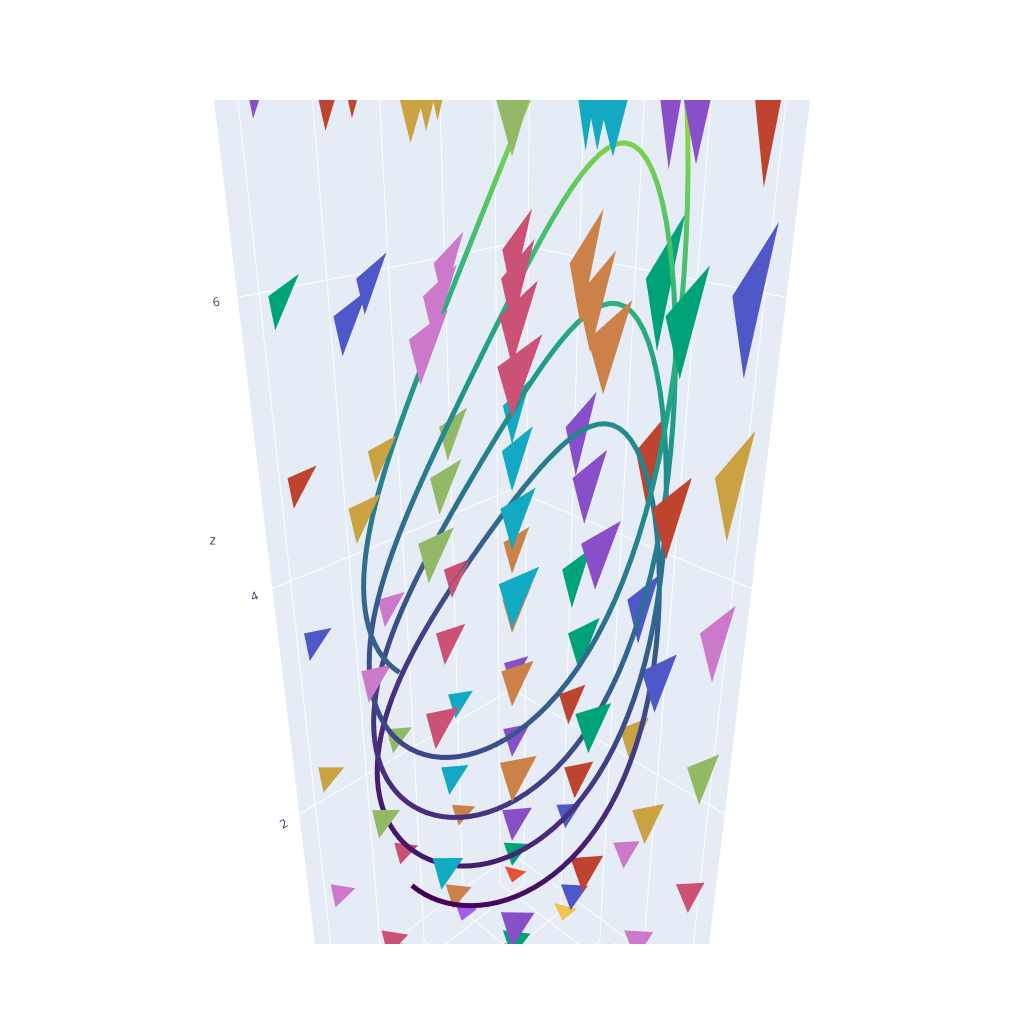

The notebook cell saved with this chart:
### Code cell
lift = np.loadtxt("lift.txt")
hori = np.loadtxt("hori.txt")

data = lift

tris = [mesh_tri(*x) for x in hori]

marker_data = go.Scatter3d(
    x=data[:,0], 
    y=data[:,1], 
    z=data[:,2], 
    #marker=go.scatter3d.Marker(size=12), 
    #opacity=0.8, 
    #mode='markers'
    mode='lines',
    line=dict(
        colorscale='Viridis',
        color=data[:,2],
        width=10
    )
)
fig = go.Figure(layout=layout, data=[marker_data] + tris)

fig.show()

### Figure 1 — Plotly figure (JSON) as saved in the notebook; plotly's stock layout.template omitted (floating-point values rounded to 4 significant figures; data arrays with more than 128 entries replaced by an {"elided": "..."} marker saying what was removed)
{"data": [{"line": {"color": {"elided": "401 float values"}, "colorscale": [[0, "#440154"], [0.1111, "#482878"], [0.2222, "#3e4989"], [0.3333, "#31688e"], [0.4444, "#26828e"], [0.5556, "#1f9e89"], [0.6667, "#35b779"], [0.7778, "#6ece58"], [0.8889, "#b5de2b"], [1, "#fde725"]], "width": 10}, "mode": "lines", "type": "scatter3d", "x": {"elided": "401 float values"}, "y": {"elided": "401 float values"}, "z": {"elided": "401 float values"}}, {"colorbar": {"title": {"text": "z"}}, "colorscale": [[0, "gold"], [0.5, "mediumturquoise"], [1, "magenta"]], "name": "y", "showscale": true, "type": "mesh3d", "x": [1, 0.9, 1.1], "y": [0.9, 1.1, 1.1], "z": [0, 0, 0]}, {"colorbar": {"title": {"text": "z"}}, "colorscale": [[0, "gold"], [0.5, "mediumturquoise"], [1, "magenta"]], "name": "y", "showscale": true, "type": "mesh3d", "x": [1, 0.9, 1.1], "y": [0.9, 1.1, 1.1], "z": [1.198, 1.258, 1.138]}, {"colorbar": {"title": {"text": "z"}}, "colorscale": [[0, "gold"], [0.5, "mediumturquoise"], [1, "magenta"]], "name": "y", "showscale": true, "type": "mesh3d", "x": [1, 0.9, 1.1], "y": [0.9, 1.1, 1.1], "z": [2.396, 2.516, 2.276]}, {"colorbar": {"title": {"text": "z"}}, "colorscale": [[0, "gold"], [0.5, "mediumturquoise"], [1, "magenta"]], "name": "y", "showscale": true, "type": "mesh3d", "x": [1, 0.9, 1.1], "y": [0.9, 1.1, 1.1], "z": [3.594, 3.774, 3.414]}, {"colorbar": {"title": {"text": "z"}}, "colorscale": [[0, "gold"], [0.5, "mediumturquoise"], [1, "magenta"]], "name": "y", "showscale": true, "type": "mesh3d", "x": [1, 0.9, 1.1], "y": [0.9, 1.1, 1.1], "z": [4.792, 5.032, 4.553]}, {"colorbar": {"title": {"text": "z"}}, "colorscale": [[0, "gold"], [0.5, "mediumturquoise"], [1, "magenta"]], "name": "y", "showscale": true, "type": "mesh3d", "x": [1, 0.9, 1.1], "y": [0.9, 1.1, 1.1], "z": [5.99, 6.29, 5.691]}, {"colorbar": {"title": {"text": "z"}}, "colorscale": [[0, "gold"], [0.5, "mediumturquoise"], [1, "magenta"]], "name": "y", "showscale": true, "type": "mesh3d", "x": [1, 0.9, 1.1], "y": [0.9, 1.1, 1.1], "z": [7.188, 7.548, 6.829]}, {"colorbar": {"title": {"text": "z"}}, "colorscale": [[0, "gold"], [0.5, "mediumturquoise"], [1, "magenta"]], "name": "y", "showscale": true, "type": "mesh3d", "x": [1, 0.9, 1.1], "y": [0.9, 1.1, 1.1], "z": [8.386, 8.806, 7.967]}, {"colorbar": {"title": {"text": "z"}}, "colorscale": [[0, "gold"], [0.5, "mediumturquoise"], [1, "magenta"]], "name": "y", "showscale": true, "type": "mesh3d", "x": [1, 0.9, 1.1], "y": [1.56, 1.76, 1.76], "z": [0, 0, 0]}, {"colorbar": {"title": {"text": "z"}}, "colorscale": [[0, "gold"], [0.5, "mediumturquoise"], [1, "magenta"]], "name": "y", "showscale": true, "type": "mesh3d", "x": [1, 0.9, 1.1], "y": [1.56, 1.76, 1.76], "z": [1.198, 1.273, 1.123]}, {"colorbar": {"title": {"text": "z"}}, "colorscale": [[0, "gold"], [0.5, "mediumturquoise"], [1, "magenta"]], "name": "y", "showscale": true, "type": "mesh3d", "x": [1, 0.9, 1.1], "y": [1.56, 1.76, 1.76], "z": [2.396, 2.546, 2.247]}, {"colorbar": {"title": {"text": "z"}}, "colorscale": [[0, "gold"], [0.5, "mediumturquoise"], [1, "magenta"]], "name": "y", "showscale": true, "type": "mesh3d", "x": [1, 0.9, 1.1], "y": [1.56, 1.76, 1.76], "z": [3.594, 3.818, 3.37]}, {"colorbar": {"title": {"text": "z"}}, "colorscale": [[0, "gold"], [0.5, "mediumturquoise"], [1, "magenta"]], "name": "y", "showscale": true, "type": "mesh3d", "x": [1, 0.9, 1.1], "y": [1.56, 1.76, 1.76], "z": [4.792, 5.091, 4.493]}, {"colorbar": {"title": {"text": "z"}}, "colorscale": [[0, "gold"], [0.5, "mediumturquoise"], [1, "magenta"]], "name": "y", "showscale": true, "type": "mesh3d", "x": [1, 0.9, 1.1], "y": [1.56, 1.76, 1.76], "z": [5.99, 6.364, 5.616]}, {"colorbar": {"title": {"text": "z"}}, "colorscale": [[0, "gold"], [0.5, "mediumturquoise"], [1, "magenta"]], "name": "y", "showscale": true, "type": "mesh3d", "x": [1, 0.9, 1.1], "y": [1.56, 1.76, 1.76], "z": [7.188, 7.637, 6.74]}, {"colorbar": {"title": {"text": "z"}}, "colorscale": [[0, "gold"], [0.5, "mediumturquoise"], [1, "magenta"]], "name": "y", "showscale": true, "type": "mesh3d", "x": [1, 0.9, 1.1], "y": [1.56, 1.76, 1.76], "z": [8.386, 8.91, 7.863]}, {"colorbar": {"title": {"text": "z"}}, "colorscale": [[0, "gold"], [0.5, "mediumturquoise"], [1, "magenta"]], "name": "y", "showscale": true, "type": "mesh3d", "x": [1, 0.9, 1.1], "y": [2.22, 2.42, 2.42], "z": [0, 0, 0]}, {"colorbar": {"title": {"text": "z"}}, "colorscale": [[0, "gold"], [0.5, "mediumturquoise"], [1, "magenta"]], "name": "y", "showscale": true, "type": "mesh3d", "x": [1, 0.9, 1.1], "y": [2.22, 2.42, 2.42], "z": [1.198, 1.282, 1.114]}, {"colorbar": {"title": {"text": "z"}}, "colorscale": [[0, "gold"], [0.5, "mediumturquoise"], [1, "magenta"]], "name": "y", "showscale": true, "type": "mesh3d", "x": [1, 0.9, 1.1], "y": [2.22, 2.42, 2.42], "z": [2.396, 2.564, 2.229]}, {"colorbar": {"title": {"text": "z"}}, "colorscale": [[0, "gold"], [0.5, "mediumturquoise"], [1, "magenta"]], "name": "y", "showscale": true, "type": "mesh3d", "x": [1, 0.9, 1.1], "y": [2.22, 2.42, 2.42], "z": [3.594, 3.845, 3.343]}, {"colorbar": {"title": {"text": "z"}}, "colorscale": [[0, "gold"], [0.5, "mediumturquoise"], [1, "magenta"]], "name": "y", "showscale": true, "type": "mesh3d", "x": [1, 0.9, 1.1], "y": [2.22, 2.42, 2.42], "z": [4.792, 5.127, 4.457]}, {"colorbar": {"title": {"text": "z"}}, "colorscale": [[0, "gold"], [0.5, "mediumturquoise"], [1, "magenta"]], "name": "y", "showscale": true, "type": "mesh3d", "x": [1, 0.9, 1.1], "y": [2.22, 2.42, 2.42], "z": [5.99, 6.409, 5.572]}, {"colorbar": {"title": {"text": "z"}}, "colorscale": [[0, "gold"], [0.5, "mediumturquoise"], [1, "magenta"]], "name": "y", "showscale": true, "type": "mesh3d", "x": [1, 0.9, 1.1], "y": [2.22, 2.42, 2.42], "z": [7.188, 7.691, 6.686]}, {"colorbar": {"title": {"text": "z"}}, "colorscale": [[0, "gold"], [0.5, "mediumturquoise"], [1, "magenta"]], "name": "y", "showscale": true, "type": "mesh3d", "x": [1, 0.9, 1.1], "y": [2.22, 2.42, 2.42], "z": [8.386, 8.972, 7.8]}, {"colorbar": {"title": {"text": "z"}}, "colorscale": [[0, "gold"], [0.5, "mediumturquoise"], [1, "magenta"]], "name": "y", "showscale": true, "type": "mesh3d", "x": [1, 0.9, 1.1], "y": [2.88, 3.08, 3.08], "z": [0, 0, 0]}, {"colorbar": {"title": {"text": "z"}}, "colorscale": [[0, "gold"], [0.5, "mediumturquoise"], [1, "magenta"]], "name": "y", "showscale": true, "type": "mesh3d", "x": [1, 0.9, 1.1], "y": [2.88, 3.08, 3.08], "z": [1.198, 1.288, 1.108]}, {"colorbar": {"title": {"text": "z"}}, "colorscale": [[0, "gold"], [0.5, "mediumturquoise"], [1, "magenta"]], "name": "y", "showscale": true, "type": "mesh3d", "x": [1, 0.9, 1.1], "y": [2.88, 3.08, 3.08], "z": [2.396, 2.576, 2.217]}, {"colorbar": {"title": {"text": "z"}}, "colorscale": [[0, "gold"], [0.5, "mediumturquoise"], [1, "magenta"]], "name": "y", "showscale": true, "type": "mesh3d", "x": [1, 0.9, 1.1], "y": [2.88, 3.08, 3.08], "z": [3.594, 3.863, 3.325]}, {"colorbar": {"title": {"text": "z"}}, "colorscale": [[0, "gold"], [0.5, "mediumturquoise"], [1, "magenta"]], "name": "y", "showscale": true, "type": "mesh3d", "x": [1, 0.9, 1.1], "y": [2.88, 3.08, 3.08], "z": [4.792, 5.151, 4.433]}, {"colorbar": {"title": {"text": "z"}}, "colorscale": [[0, "gold"], [0.5, "mediumturquoise"], [1, "magenta"]], "name": "y", "showscale": true, "type": "mesh3d", "x": [1, 0.9, 1.1], "y": [2.88, 3.08, 3.08], "z": [5.99, 6.439, 5.542]}, {"colorbar": {"title": {"text": "z"}}, "colorscale": [[0, "gold"], [0.5, "mediumturquoise"], [1, "magenta"]], "name": "y", "showscale": true, "type": "mesh3d", "x": [1, 0.9, 1.1], "y": [2.88, 3.08, 3.08], "z": [7.188, 7.727, 6.65]}, {"colorbar": {"title": {"text": "z"}}, "colorscale": [[0, "gold"], [0.5, "mediumturquoise"], [1, "magenta"]], "name": "y", "showscale": true, "type": "mesh3d", "x": [1, 0.9, 1.1], "y": [2.88, 3.08, 3.08], "z": [8.386, 9.014, 7.758]}, {"colorbar": {"title": {"text": "z"}}, "colorscale": [[0, "gold"], [0.5, "mediumturquoise"], [1, "magenta"]], "name": "y", "showscale": true, "type": "mesh3d", "x": [1.66, 1.56, 1.76], "y": [0.9, 1.1, 1.1], "z": [0, 0, 0]}, {"colorbar": {"title": {"text": "z"}}, "colorscale": [[0, "gold"], [0.5, "mediumturquoise"], [1, "magenta"]], "name": "y", "showscale": true, "type": "mesh3d", "x": [1.66, 1.56, 1.76], "y": [0.9, 1.1, 1.1], "z": [1.198, 1.243, 1.153]}, {"colorbar": {"title": {"text": "z"}}, "colorscale": [[0, "gold"], [0.5, "mediumturquoise"], [1, "magenta"]], "name": "y", "showscale": true, "type": "mesh3d", "x": [1.66, 1.56, 1.76], "y": [0.9, 1.1, 1.1], "z": [2.396, 2.486, 2.306]}, {"colorbar": {"title": {"text": "z"}}, "colorscale": [[0, "gold"], [0.5, "mediumturquoise"], [1, "magenta"]], "name": "y", "showscale": true, "type": "mesh3d", "x": [1.66, 1.56, 1.76], "y": [0.9, 1.1, 1.1], "z": [3.594, 3.729, 3.459]}, {"colorbar": {"title": {"text": "z"}}, "colorscale": [[0, "gold"], [0.5, "mediumturquoise"], [1, "magenta"]], "name": "y", "showscale": true, "type": "mesh3d", "x": [1.66, 1.56, 1.76], "y": [0.9, 1.1, 1.1], "z": [4.792, 4.972, 4.612]}, {"colorbar": {"title": {"text": "z"}}, "colorscale": [[0, "gold"], [0.5, "mediumturquoise"], [1, "magenta"]], "name": "y", "showscale": true, "type": "mesh3d", "x": [1.66, 1.56, 1.76], "y": [0.9, 1.1, 1.1], "z": [5.99, 6.215, 5.765]}, {"colorbar": {"title": {"text": "z"}}, "colorscale": [[0, "gold"], [0.5, "mediumturquoise"], [1, "magenta"]], "name": "y", "showscale": true, "type": "mesh3d", "x": [1.66, 1.56, 1.76], "y": [0.9, 1.1, 1.1], "z": [7.188, 7.459, 6.918]}, {"colorbar": {"title": {"text": "z"}}, "colorscale": [[0, "gold"], [0.5, "mediumturquoise"], [1, "magenta"]], "name": "y", "showscale": true, "type": "mesh3d", "x": [1.66, 1.56, 1.76], "y": [0.9, 1.1, 1.1], "z": [8.386, 8.702, 8.071]}, {"colorbar": {"title": {"text": "z"}}, "colorscale": [[0, "gold"], [0.5, "mediumturquoise"], [1, "magenta"]], "name": "y", "showscale": true, "type": "mesh3d", "x": [1.66, 1.56, 1.76], "y": [1.56, 1.76, 1.76], "z": [0, 0, 0]}, {"colorbar": {"title": {"text": "z"}}, "colorscale": [[0, "gold"], [0.5, "mediumturquoise"], [1, "magenta"]], "name": "y", "showscale": true, "type": "mesh3d", "x": [1.66, 1.56, 1.76], "y": [1.56, 1.76, 1.76], "z": [1.198, 1.251, 1.145]}, {"colorbar": {"title": {"text": "z"}}, "colorscale": [[0, "gold"], [0.5, "mediumturquoise"], [1, "magenta"]], "name": "y", "showscale": true, "type": "mesh3d", "x": [1.66, 1.56, 1.76], "y": [1.56, 1.76, 1.76], "z": [2.396, 2.502, 2.29]}, {"colorbar": {"title": {"text": "z"}}, "colorscale": [[0, "gold"], [0.5, "mediumturquoise"], [1, "magenta"]], "name": "y", "showscale": true, "type": "mesh3d", "x": [1.66, 1.56, 1.76], "y": [1.56, 1.76, 1.76], "z": [3.594, 3.753, 3.435]}, {"colorbar": {"title": {"text": "z"}}, "colorscale": [[0, "gold"], [0.5, "mediumturquoise"], [1, "magenta"]], "name": "y", "showscale": true, "type": "mesh3d", "x": [1.66, 1.56, 1.76], "y": [1.56, 1.76, 1.76], "z": [4.792, 5.004, 4.58]}, {"colorbar": {"title": {"text": "z"}}, "colorscale": [[0, "gold"], [0.5, "mediumturquoise"], [1, "magenta"]], "name": "y", "showscale": true, "type": "mesh3d", "x": [1.66, 1.56, 1.76], "y": [1.56, 1.76, 1.76], "z": [5.99, 6.255, 5.725]}, {"colorbar": {"title": {"text": "z"}}, "colorscale": [[0, "gold"], [0.5, "mediumturquoise"], [1, "magenta"]], "name": "y", "showscale": true, "type": "mesh3d", "x": [1.66, 1.56, 1.76], "y": [1.56, 1.76, 1.76], "z": [7.188, 7.506, 6.871]}, {"colorbar": {"title": {"text": "z"}}, "colorscale": [[0, "gold"], [0.5, "mediumturquoise"], [1, "magenta"]], "name": "y", "showscale": true, "type": "mesh3d", "x": [1.66, 1.56, 1.76], "y": [1.56, 1.76, 1.76], "z": [8.386, 8.757, 8.016]}, {"colorbar": {"title": {"text": "z"}}, "colorscale": [[0, "gold"], [0.5, "mediumturquoise"], [1, "magenta"]], "name": "y", "showscale": true, "type": "mesh3d", "x": [1.66, 1.56, 1.76], "y": [2.22, 2.42, 2.42], "z": [0, 0, 0]}, {"colorbar": {"title": {"text": "z"}}, "colorscale": [[0, "gold"], [0.5, "mediumturquoise"], [1, "magenta"]], "name": "y", "showscale": true, "type": "mesh3d", "x": [1.66, 1.56, 1.76], "y": [2.22, 2.42, 2.42], "z": [1.198, 1.255, 1.141]}, {"colorbar": {"title": {"text": "z"}}, "colorscale": [[0, "gold"], [0.5, "mediumturquoise"], [1, "magenta"]], "name": "y", "showscale": true, "type": "mesh3d", "x": [1.66, 1.56, 1.76], "y": [2.22, 2.42, 2.42], "z": [2.396, 2.511, 2.282]}, {"colorbar": {"title": {"text": "z"}}, "colorscale": [[0, "gold"], [0.5, "mediumturquoise"], [1, "magenta"]], "name": "y", "showscale": true, "type": "mesh3d", "x": [1.66, 1.56, 1.76], "y": [2.22, 2.42, 2.42], "z": [3.594, 3.766, 3.422]}, {"colorbar": {"title": {"text": "z"}}, "colorscale": [[0, "gold"], [0.5, "mediumturquoise"], [1, "magenta"]], "name": "y", "showscale": true, "type": "mesh3d", "x": [1.66, 1.56, 1.76], "y": [2.22, 2.42, 2.42], "z": [4.792, 5.021, 4.563]}, {"colorbar": {"title": {"text": "z"}}, "colorscale": [[0, "gold"], [0.5, "mediumturquoise"], [1, "magenta"]], "name": "y", "showscale": true, "type": "mesh3d", "x": [1.66, 1.56, 1.76], "y": [2.22, 2.42, 2.42], "z": [5.99, 6.277, 5.704]}, {"colorbar": {"title": {"text": "z"}}, "colorscale": [[0, "gold"], [0.5, "mediumturquoise"], [1, "magenta"]], "name": "y", "showscale": true, "type": "mesh3d", "x": [1.66, 1.56, 1.76], "y": [2.22, 2.42, 2.42], "z": [7.188, 7.532, 6.845]}, {"colorbar": {"title": {"text": "z"}}, "colorscale": [[0, "gold"], [0.5, "mediumturquoise"], [1, "magenta"]], "name": "y", "showscale": true, "type": "mesh3d", "x": [1.66, 1.56, 1.76], "y": [2.22, 2.42, 2.42], "z": [8.386, 8.787, 7.985]}, {"colorbar": {"title": {"text": "z"}}, "colorscale": [[0, "gold"], [0.5, "mediumturquoise"], [1, "magenta"]], "name": "y", "showscale": true, "type": "mesh3d", "x": [1.66, 1.56, 1.76], "y": [2.88, 3.08, 3.08], "z": [0, 0, 0]}, {"colorbar": {"title": {"text": "z"}}, "colorscale": [[0, "gold"], [0.5, "mediumturquoise"], [1, "magenta"]], "name": "y", "showscale": true, "type": "mesh3d", "x": [1.66, 1.56, 1.76], "y": [2.88, 3.08, 3.08], "z": [1.198, 1.258, 1.138]}, {"colorbar": {"title": {"text": "z"}}, "colorscale": [[0, "gold"], [0.5, "mediumturquoise"], [1, "magenta"]], "name": "y", "showscale": true, "type": "mesh3d", "x": [1.66, 1.56, 1.76], "y": [2.88, 3.08, 3.08], "z": [2.396, 2.516, 2.276]}, {"colorbar": {"title": {"text": "z"}}, "colorscale": [[0, "gold"], [0.5, "mediumturquoise"], [1, "magenta"]], "name": "y", "showscale": true, "type": "mesh3d", "x": [1.66, 1.56, 1.76], "y": [2.88, 3.08, 3.08], "z": [3.594, 3.774, 3.414]}, {"colorbar": {"title": {"text": "z"}}, "colorscale": [[0, "gold"], [0.5, "mediumturquoise"], [1, "magenta"]], "name": "y", "showscale": true, "type": "mesh3d", "x": [1.66, 1.56, 1.76], "y": [2.88, 3.08, 3.08], "z": [4.792, 5.032, 4.552]}, {"colorbar": {"title": {"text": "z"}}, "colorscale": [[0, "gold"], [0.5, "mediumturquoise"], [1, "magenta"]], "name": "y", "showscale": true, "type": "mesh3d", "x": [1.66, 1.56, 1.76], "y": [2.88, 3.08, 3.08], "z": [5.99, 6.29, 5.69]}, {"colorbar": {"title": {"text": "z"}}, "colorscale": [[0, "gold"], [0.5, "mediumturquoise"], [1, "magenta"]], "name": "y", "showscale": true, "type": "mesh3d", "x": [1.66, 1.56, 1.76], "y": [2.88, 3.08, 3.08], "z": [7.188, 7.549, 6.828]}, {"colorbar": {"title": {"text": "z"}}, "colorscale": [[0, "gold"], [0.5, "mediumturquoise"], [1, "magenta"]], "name": "y", "showscale": true, "type": "mesh3d", "x": [1.66, 1.56, 1.76], "y": [2.88, 3.08, 3.08], "z": [8.386, 8.807, 7.966]}, {"colorbar": {"title": {"text": "z"}}, "colorscale": [[0, "gold"], [0.5, "mediumturquoise"], [1, "magenta"]], "name": "y", "showscale": true, "type": "mesh3d", "x": [2.32, 2.22, 2.42], "y": [0.9, 1.1, 1.1], "z": [0, 0, 0]}, {"colorbar": {"title": {"text": "z"}}, "colorscale": [[0, "gold"], [0.5, "mediumturquoise"], [1, "magenta"]], "name": "y", "showscale": true, "type": "mesh3d", "x": [2.32, 2.22, 2.42], "y": [0.9, 1.1, 1.1], "z": [1.198, 1.234, 1.162]}, {"colorbar": {"title": {"text": "z"}}, "colorscale": [[0, "gold"], [0.5, "mediumturquoise"], [1, "magenta"]], "name": "y", "showscale": true, "type": "mesh3d", "x": [2.32, 2.22, 2.42], "y": [0.9, 1.1, 1.1], "z": [2.396, 2.468, 2.324]}, {"colorbar": {"title": {"text": "z"}}, "colorscale": [[0, "gold"], [0.5, "mediumturquoise"], [1, "magenta"]], "name": "y", "showscale": true, "type": "mesh3d", "x": [2.32, 2.22, 2.42], "y": [0.9, 1.1, 1.1], "z": [3.594, 3.702, 3.486]}, {"colorbar": {"title": {"text": "z"}}, "colorscale": [[0, "gold"], [0.5, "mediumturquoise"], [1, "magenta"]], "name": "y", "showscale": true, "type": "mesh3d", "x": [2.32, 2.22, 2.42], "y": [0.9, 1.1, 1.1], "z": [4.792, 4.937, 4.648]}, {"colorbar": {"title": {"text": "z"}}, "colorscale": [[0, "gold"], [0.5, "mediumturquoise"], [1, "magenta"]], "name": "y", "showscale": true, "type": "mesh3d", "x": [2.32, 2.22, 2.42], "y": [0.9, 1.1, 1.1], "z": [5.99, 6.171, 5.81]}, {"colorbar": {"title": {"text": "z"}}, "colorscale": [[0, "gold"], [0.5, "mediumturquoise"], [1, "magenta"]], "name": "y", "showscale": true, "type": "mesh3d", "x": [2.32, 2.22, 2.42], "y": [0.9, 1.1, 1.1], "z": [7.188, 7.405, 6.972]}, {"colorbar": {"title": {"text": "z"}}, "colorscale": [[0, "gold"], [0.5, "mediumturquoise"], [1, "magenta"]], "name": "y", "showscale": true, "type": "mesh3d", "x": [2.32, 2.22, 2.42], "y": [0.9, 1.1, 1.1], "z": [8.386, 8.639, 8.134]}, {"colorbar": {"title": {"text": "z"}}, "colorscale": [[0, "gold"], [0.5, "mediumturquoise"], [1, "magenta"]], "name": "y", "showscale": true, "type": "mesh3d", "x": [2.32, 2.22, 2.42], "y": [1.56, 1.76, 1.76], "z": [0, 0, 0]}, {"colorbar": {"title": {"text": "z"}}, "colorscale": [[0, "gold"], [0.5, "mediumturquoise"], [1, "magenta"]], "name": "y", "showscale": true, "type": "mesh3d", "x": [2.32, 2.22, 2.42], "y": [1.56, 1.76, 1.76], "z": [1.198, 1.239, 1.157]}, {"colorbar": {"title": {"text": "z"}}, "colorscale": [[0, "gold"], [0.5, "mediumturquoise"], [1, "magenta"]], "name": "y", "showscale": true, "type": "mesh3d", "x": [2.32, 2.22, 2.42], "y": [1.56, 1.76, 1.76], "z": [2.396, 2.478, 2.314]}, {"colorbar": {"title": {"text": "z"}}, "colorscale": [[0, "gold"], [0.5, "mediumturquoise"], [1, "magenta"]], "name": "y", "showscale": true, "type": "mesh3d", "x": [2.32, 2.22, 2.42], "y": [1.56, 1.76, 1.76], "z": [3.594, 3.717, 3.471]}, {"colorbar": {"title": {"text": "z"}}, "colorscale": [[0, "gold"], [0.5, "mediumturquoise"], [1, "magenta"]], "name": "y", "showscale": true, "type": "mesh3d", "x": [2.32, 2.22, 2.42], "y": [1.56, 1.76, 1.76], "z": [4.792, 4.956, 4.628]}, {"colorbar": {"title": {"text": "z"}}, "colorscale": [[0, "gold"], [0.5, "mediumturquoise"], [1, "magenta"]], "name": "y", "showscale": true, "type": "mesh3d", "x": [2.32, 2.22, 2.42], "y": [1.56, 1.76, 1.76], "z": [5.99, 6.195, 5.785]}, {"colorbar": {"title": {"text": "z"}}, "colorscale": [[0, "gold"], [0.5, "mediumturquoise"], [1, "magenta"]], "name": "y", "showscale": true, "type": "mesh3d", "x": [2.32, 2.22, 2.42], "y": [1.56, 1.76, 1.76], "z": [7.188, 7.434, 6.942]}, {"colorbar": {"title": {"text": "z"}}, "colorscale": [[0, "gold"], [0.5, "mediumturquoise"], [1, "magenta"]], "name": "y", "showscale": true, "type": "mesh3d", "x": [2.32, 2.22, 2.42], "y": [1.56, 1.76, 1.76], "z": [8.386, 8.673, 8.099]}, {"colorbar": {"title": {"text": "z"}}, "colorscale": [[0, "gold"], [0.5, "mediumturquoise"], [1, "magenta"]], "name": "y", "showscale": true, "type": "mesh3d", "x": [2.32, 2.22, 2.42], "y": [2.22, 2.42, 2.42], "z": [0, 0, 0]}, {"colorbar": {"title": {"text": "z"}}, "colorscale": [[0, "gold"], [0.5, "mediumturquoise"], [1, "magenta"]], "name": "y", "showscale": true, "type": "mesh3d", "x": [2.32, 2.22, 2.42], "y": [2.22, 2.42, 2.42], "z": [1.198, 1.242, 1.155]}, {"colorbar": {"title": {"text": "z"}}, "colorscale": [[0, "gold"], [0.5, "mediumturquoise"], [1, "magenta"]], "name": "y", "showscale": true, "type": "mesh3d", "x": [2.32, 2.22, 2.42], "y": [2.22, 2.42, 2.42], "z": [2.396, 2.483, 2.309]}, {"colorbar": {"title": {"text": "z"}}, "colorscale": [[0, "gold"], [0.5, "mediumturquoise"], [1, "magenta"]], "name": "y", "showscale": true, "type": "mesh3d", "x": [2.32, 2.22, 2.42], "y": [2.22, 2.42, 2.42], "z": [3.594, 3.725, 3.464]}, {"colorbar": {"title": {"text": "z"}}, "colorscale": [[0, "gold"], [0.5, "mediumturquoise"], [1, "magenta"]], "name": "y", "showscale": true, "type": "mesh3d", "x": [2.32, 2.22, 2.42], "y": [2.22, 2.42, 2.42], "z": [4.792, 4.966, 4.618]}, {"colorbar": {"title": {"text": "z"}}, "colorscale": [[0, "gold"], [0.5, "mediumturquoise"], [1, "magenta"]], "name": "y", "showscale": true, "type": "mesh3d", "x": [2.32, 2.22, 2.42], "y": [2.22, 2.42, 2.42], "z": [5.99, 6.208, 5.773]}, {"colorbar": {"title": {"text": "z"}}, "colorscale": [[0, "gold"], [0.5, "mediumturquoise"], [1, "magenta"]], "name": "y", "showscale": true, "type": "mesh3d", "x": [2.32, 2.22, 2.42], "y": [2.22, 2.42, 2.42], "z": [7.188, 7.45, 6.927]}, {"colorbar": {"title": {"text": "z"}}, "colorscale": [[0, "gold"], [0.5, "mediumturquoise"], [1, "magenta"]], "name": "y", "showscale": true, "type": "mesh3d", "x": [2.32, 2.22, 2.42], "y": [2.22, 2.42, 2.42], "z": [8.386, 8.691, 8.082]}, {"colorbar": {"title": {"text": "z"}}, "colorscale": [[0, "gold"], [0.5, "mediumturquoise"], [1, "magenta"]], "name": "y", "showscale": true, "type": "mesh3d", "x": [2.32, 2.22, 2.42], "y": [2.88, 3.08, 3.08], "z": [0, 0, 0]}, {"colorbar": {"title": {"text": "z"}}, "colorscale": [[0, "gold"], [0.5, "mediumturquoise"], [1, "magenta"]], "name": "y", "showscale": true, "type": "mesh3d", "x": [2.32, 2.22, 2.42], "y": [2.88, 3.08, 3.08], "z": [1.198, 1.243, 1.153]}, {"colorbar": {"title": {"text": "z"}}, "colorscale": [[0, "gold"], [0.5, "mediumturquoise"], [1, "magenta"]], "name": "y", "showscale": true, "type": "mesh3d", "x": [2.32, 2.22, 2.42], "y": [2.88, 3.08, 3.08], "z": [2.396, 2.486, 2.306]}, {"colorbar": {"title": {"text": "z"}}, "colorscale": [[0, "gold"], [0.5, "mediumturquoise"], [1, "magenta"]], "name": "y", "showscale": true, "type": "mesh3d", "x": [2.32, 2.22, 2.42], "y": [2.88, 3.08, 3.08], "z": [3.594, 3.73, 3.459]}, {"colorbar": {"title": {"text": "z"}}, "colorscale": [[0, "gold"], [0.5, "mediumturquoise"], [1, "magenta"]], "name": "y", "showscale": true, "type": "mesh3d", "x": [2.32, 2.22, 2.42], "y": [2.88, 3.08, 3.08], "z": [4.792, 4.973, 4.612]}, {"colorbar": {"title": {"text": "z"}}, "colorscale": [[0, "gold"], [0.5, "mediumturquoise"], [1, "magenta"]], "name": "y", "showscale": true, "type": "mesh3d", "x": [2.32, 2.22, 2.42], "y": [2.88, 3.08, 3.08], "z": [5.99, 6.216, 5.765]}, {"colorbar": {"title": {"text": "z"}}, "colorscale": [[0, "gold"], [0.5, "mediumturquoise"], [1, "magenta"]], "name": "y", "showscale": true, "type": "mesh3d", "x": [2.32, 2.22, 2.42], "y": [2.88, 3.08, 3.08], "z": [7.188, 7.459, 6.918]}, {"colorbar": {"title": {"text": "z"}}, "colorscale": [[0, "gold"], [0.5, "mediumturquoise"], [1, "magenta"]], "name": "y", "showscale": true, "type": "mesh3d", "x": [2.32, 2.22, 2.42], "y": [2.88, 3.08, 3.08], "z": [8.386, 8.702, 8.071]}, {"colorbar": {"title": {"text": "z"}}, "colorscale": [[0, "gold"], [0.5, "mediumturquoise"], [1, "magenta"]], "name": "y", "showscale": true, "type": "mesh3d", "x": [2.98, 2.88, 3.08], "y": [0.9, 1.1, 1.1], "z": [0, 0, 0]}, {"colorbar": {"title": {"text": "z"}}, "colorscale": [[0, "gold"], [0.5, "mediumturquoise"], [1, "magenta"]], "name": "y", "showscale": true, "type": "mesh3d", "x": [2.98, 2.88, 3.08], "y": [0.9, 1.1, 1.1], "z": [1.198, 1.228, 1.168]}, {"colorbar": {"title": {"text": "z"}}, "colorscale": [[0, "gold"], [0.5, "mediumturquoise"], [1, "magenta"]], "name": "y", "showscale": true, "type": "mesh3d", "x": [2.98, 2.88, 3.08], "y": [0.9, 1.1, 1.1], "z": [2.396, 2.456, 2.336]}, {"colorbar": {"title": {"text": "z"}}, "colorscale": [[0, "gold"], [0.5, "mediumturquoise"], [1, "magenta"]], "name": "y", "showscale": true, "type": "mesh3d", "x": [2.98, 2.88, 3.08], "y": [0.9, 1.1, 1.1], "z": [3.594, 3.684, 3.504]}, {"colorbar": {"title": {"text": "z"}}, "colorscale": [[0, "gold"], [0.5, "mediumturquoise"], [1, "magenta"]], "name": "y", "showscale": true, "type": "mesh3d", "x": [2.98, 2.88, 3.08], "y": [0.9, 1.1, 1.1], "z": [4.792, 4.913, 4.672]}, {"colorbar": {"title": {"text": "z"}}, "colorscale": [[0, "gold"], [0.5, "mediumturquoise"], [1, "magenta"]], "name": "y", "showscale": true, "type": "mesh3d", "x": [2.98, 2.88, 3.08], "y": [0.9, 1.1, 1.1], "z": [5.99, 6.141, 5.84]}, {"colorbar": {"title": {"text": "z"}}, "colorscale": [[0, "gold"], [0.5, "mediumturquoise"], [1, "magenta"]], "name": "y", "showscale": true, "type": "mesh3d", "x": [2.98, 2.88, 3.08], "y": [0.9, 1.1, 1.1], "z": [7.188, 7.369, 7.008]}, {"colorbar": {"title": {"text": "z"}}, "colorscale": [[0, "gold"], [0.5, "mediumturquoise"], [1, "magenta"]], "name": "y", "showscale": true, "type": "mesh3d", "x": [2.98, 2.88, 3.08], "y": [0.9, 1.1, 1.1], "z": [8.386, 8.597, 8.176]}, {"colorbar": {"title": {"text": "z"}}, "colorscale": [[0, "gold"], [0.5, "mediumturquoise"], [1, "magenta"]], "name": "y", "showscale": true, "type": "mesh3d", "x": [2.98, 2.88, 3.08], "y": [1.56, 1.76, 1.76], "z": [0, 0, 0]}, {"colorbar": {"title": {"text": "z"}}, "colorscale": [[0, "gold"], [0.5, "mediumturquoise"], [1, "magenta"]], "name": "y", "showscale": true, "type": "mesh3d", "x": [2.98, 2.88, 3.08], "y": [1.56, 1.76, 1.76], "z": [1.198, 1.231, 1.165]}, {"colorbar": {"title": {"text": "z"}}, "colorscale": [[0, "gold"], [0.5, "mediumturquoise"], [1, "magenta"]], "name": "y", "showscale": true, "type": "mesh3d", "x": [2.98, 2.88, 3.08], "y": [1.56, 1.76, 1.76], "z": [2.396, 2.463, 2.329]}, {"colorbar": {"title": {"text": "z"}}, "colorscale": [[0, "gold"], [0.5, "mediumturquoise"], [1, "magenta"]], "name": "y", "showscale": true, "type": "mesh3d", "x": [2.98, 2.88, 3.08], "y": [1.56, 1.76, 1.76], "z": [3.594, 3.694, 3.494]}, {"colorbar": {"title": {"text": "z"}}, "colorscale": [[0, "gold"], [0.5, "mediumturquoise"], [1, "magenta"]], "name": "y", "showscale": true, "type": "mesh3d", "x": [2.98, 2.88, 3.08], "y": [1.56, 1.76, 1.76], "z": [4.792, 4.926, 4.658]}, {"colorbar": {"title": {"text": "z"}}, "colorscale": [[0, "gold"], [0.5, "mediumturquoise"], [1, "magenta"]], "name": "y", "showscale": true, "type": "mesh3d", "x": [2.98, 2.88, 3.08], "y": [1.56, 1.76, 1.76], "z": [5.99, 6.157, 5.823]}, {"colorbar": {"title": {"text": "z"}}, "colorscale": [[0, "gold"], [0.5, "mediumturquoise"], [1, "magenta"]], "name": "y", "showscale": true, "type": "mesh3d", "x": [2.98, 2.88, 3.08], "y": [1.56, 1.76, 1.76], "z": [7.188, 7.389, 6.988]}, {"colorbar": {"title": {"text": "z"}}, "colorscale": [[0, "gold"], [0.5, "mediumturquoise"], [1, "magenta"]], "name": "y", "showscale": true, "type": "mesh3d", "x": [2.98, 2.88, 3.08], "y": [1.56, 1.76, 1.76], "z": [8.386, 8.62, 8.152]}, {"colorbar": {"title": {"text": "z"}}, "colorscale": [[0, "gold"], [0.5, "mediumturquoise"], [1, "magenta"]], "name": "y", "showscale": true, "type": "mesh3d", "x": [2.98, 2.88, 3.08], "y": [2.22, 2.42, 2.42], "z": [0, 0, 0]}, {"colorbar": {"title": {"text": "z"}}, "colorscale": [[0, "gold"], [0.5, "mediumturquoise"], [1, "magenta"]], "name": "y", "showscale": true, "type": "mesh3d", "x": [2.98, 2.88, 3.08], "y": [2.22, 2.42, 2.42], "z": [1.198, 1.233, 1.163]}, {"colorbar": {"title": {"text": "z"}}, "colorscale": [[0, "gold"], [0.5, "mediumturquoise"], [1, "magenta"]], "name": "y", "showscale": true, "type": "mesh3d", "x": [2.98, 2.88, 3.08], "y": [2.22, 2.42, 2.42], "z": [2.396, 2.466, 2.326]}, {"colorbar": {"title": {"text": "z"}}, "colorscale": [[0, "gold"], [0.5, "mediumturquoise"], [1, "magenta"]], "name": "y", "showscale": true, "type": "mesh3d", "x": [2.98, 2.88, 3.08], "y": [2.22, 2.42, 2.42], "z": [3.594, 3.7, 3.489]}, {"colorbar": {"title": {"text": "z"}}, "colorscale": [[0, "gold"], [0.5, "mediumturquoise"], [1, "magenta"]], "name": "y", "showscale": true, "type": "mesh3d", "x": [2.98, 2.88, 3.08], "y": [2.22, 2.42, 2.42], "z": [4.792, 4.933, 4.652]}, {"colorbar": {"title": {"text": "z"}}, "colorscale": [[0, "gold"], [0.5, "mediumturquoise"], [1, "magenta"]], "name": "y", "showscale": true, "type": "mesh3d", "x": [2.98, 2.88, 3.08], "y": [2.22, 2.42, 2.42], "z": [5.99, 6.166, 5.815]}, {"colorbar": {"title": {"text": "z"}}, "colorscale": [[0, "gold"], [0.5, "mediumturquoise"], [1, "magenta"]], "name": "y", "showscale": true, "type": "mesh3d", "x": [2.98, 2.88, 3.08], "y": [2.22, 2.42, 2.42], "z": [7.188, 7.399, 6.978]}, {"colorbar": {"title": {"text": "z"}}, "colorscale": [[0, "gold"], [0.5, "mediumturquoise"], [1, "magenta"]], "name": "y", "showscale": true, "type": "mesh3d", "x": [2.98, 2.88, 3.08], "y": [2.22, 2.42, 2.42], "z": [8.386, 8.632, 8.141]}, {"colorbar": {"title": {"text": "z"}}, "colorscale": [[0, "gold"], [0.5, "mediumturquoise"], [1, "magenta"]], "name": "y", "showscale": true, "type": "mesh3d", "x": [2.98, 2.88, 3.08], "y": [2.88, 3.08, 3.08], "z": [0, 0, 0]}, {"colorbar": {"title": {"text": "z"}}, "colorscale": [[0, "gold"], [0.5, "mediumturquoise"], [1, "magenta"]], "name": "y", "showscale": true, "type": "mesh3d", "x": [2.98, 2.88, 3.08], "y": [2.88, 3.08, 3.08], "z": [1.198, 1.234, 1.162]}, {"colorbar": {"title": {"text": "z"}}, "colorscale": [[0, "gold"], [0.5, "mediumturquoise"], [1, "magenta"]], "name": "y", "showscale": true, "type": "mesh3d", "x": [2.98, 2.88, 3.08], "y": [2.88, 3.08, 3.08], "z": [2.396, 2.468, 2.324]}, {"colorbar": {"title": {"text": "z"}}, "colorscale": [[0, "gold"], [0.5, "mediumturquoise"], [1, "magenta"]], "name": "y", "showscale": true, "type": "mesh3d", "x": [2.98, 2.88, 3.08], "y": [2.88, 3.08, 3.08], "z": [3.594, 3.703, 3.486]}, {"colorbar": {"title": {"text": "z"}}, "colorscale": [[0, "gold"], [0.5, "mediumturquoise"], [1, "magenta"]], "name": "y", "showscale": true, "type": "mesh3d", "x": [2.98, 2.88, 3.08], "y": [2.88, 3.08, 3.08], "z": [4.792, 4.937, 4.648]}, {"colorbar": {"title": {"text": "z"}}, "colorscale": [[0, "gold"], [0.5, "mediumturquoise"], [1, "magenta"]], "name": "y", "showscale": true, "type": "mesh3d", "x": [2.98, 2.88, 3.08], "y": [2.88, 3.08, 3.08], "z": [5.99, 6.171, 5.81]}, {"colorbar": {"title": {"text": "z"}}, "colorscale": [[0, "gold"], [0.5, "mediumturquoise"], [1, "magenta"]], "name": "y", "showscale": true, "type": "mesh3d", "x": [2.98, 2.88, 3.08], "y": [2.88, 3.08, 3.08], "z": [7.188, 7.405, 6.972]}, {"colorbar": {"title": {"text": "z"}}, "colorscale": [[0, "gold"], [0.5, "mediumturquoise"], [1, "magenta"]], "name": "y", "showscale": true, "type": "mesh3d", "x": [2.98, 2.88, 3.08], "y": [2.88, 3.08, 3.08], "z": [8.386, 8.639, 8.133]}], "layout": {"height": 1024, "scene": {"aspectmode": "data", "aspectratio": {"x": 1, "y": 1, "z": 0.95}, "camera": {"eye": {"x": 1.15, "y": 1.15, "z": 0.8}}}, "width": 1024}}
